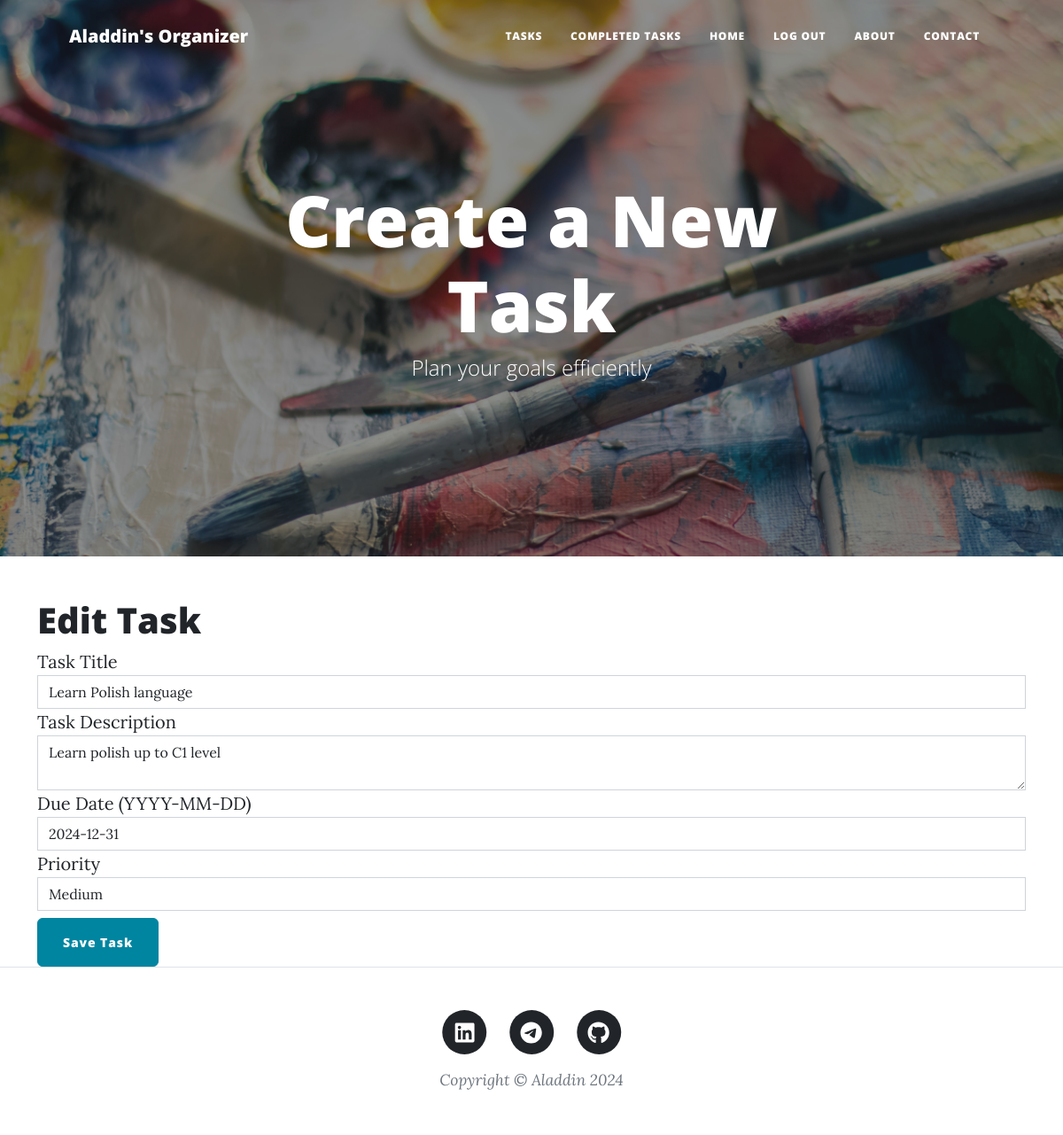
The app's page /task/1 (signed in) with its own data.
### main.py (models this page shows)
class Task(db.Model):
    __tablename__ = "tasks"
    id = mapped_column(Integer, primary_key=True)
    title = mapped_column(String(250), nullable=False)
    description = mapped_column(Text, nullable=True)
    due_date = mapped_column(String(250), nullable=False)
    priority = mapped_column(String(50), nullable=False)
    completed = mapped_column(db.Boolean, default=False)
    completed_date = mapped_column(String(250), nullable=True)
    creator_id = mapped_column(Integer, db.ForeignKey("users.id"))
    creator = relationship("User", back_populates="tasks")

### main.py (the view, shortened to what this page needs)
@app.route("/task/<int:task_id>", methods=["GET", "POST"])
def edit_task(task_id):
    task = db.get_or_404(Task, task_id)
    if task.creator_id != current_user.id:
        abort(403)
    form = CreateTaskForm(
        title=task.title,
        description=task.description,
        due_date=task.due_date,
        priority=task.priority
    )
    return render_template("create_task.html", form=form, current_user=current_user, is_edit=True)

### forms.py
class CreateTaskForm(FlaskForm):
    title = StringField("Task Title", validators=[DataRequired()])
    description = CKEditorField("Task Description")
    due_date = StringField("Due Date (YYYY-MM-DD)", validators=[DataRequired()])
    priority = SelectField(
        "Priority",
        choices=[("low", "Low"), ("medium", "Medium"), ("high", "High")],
        validators=[DataRequired()],
    )
    submit = SubmitField("Save Task")

### main.py (called while the page is built)
@login_manager.user_loader
def load_user(user_id):
    return db.get_or_404(User, user_id)

### templates/create_task.html (shortened to what this page needs)
{% include "header.html" %}
<header class="masthead" style="background-image: url('../static/assets/img/new-task-bg.jpg')">
  <div class="container position-relative px-4 px-lg-5">
    <div class="row gx-4 gx-lg-5 justify-content-center">
      <div class="col-md-10 col-lg-8 col-xl-7">
        <div class="page-heading">
          <h1>Create a New Task</h1>
          <span class="subheading">Plan your goals efficiently</span>
        </div>
      </div>
    </div>
  </div>
</header>
<div class="container mt-4">
    <h1>{% if is_edit %}Edit Task{% else %}Create Task{% endif %}</h1>
    <form method="POST">
        <div class="form-group">
            {{ form.title.label }}
            {{ form.title(class="form-control") }}
        </div>
        <div class="form-group">
            {{ form.description.label }}
            {{ form.description(class="form-control") }}
        </div>
        <div class="form-group">
            {{ form.due_date.label }}
            {{ form.due_date(class="form-control") }}
        </div>
        <div class="form-group">
            {{ form.priority.label }}
            {{ form.priority(class="form-control") }}
        </div>
        <button type="submit" class="btn btn-primary mt-2">{{ form.submit.label }}</button>
    </form>
</div>
{% include "footer.html" %}

### records on screen
Task: title "Learn Polish language", description "Learn polish up to C1 level", due_date "2024-12-31", priority "Medium"
